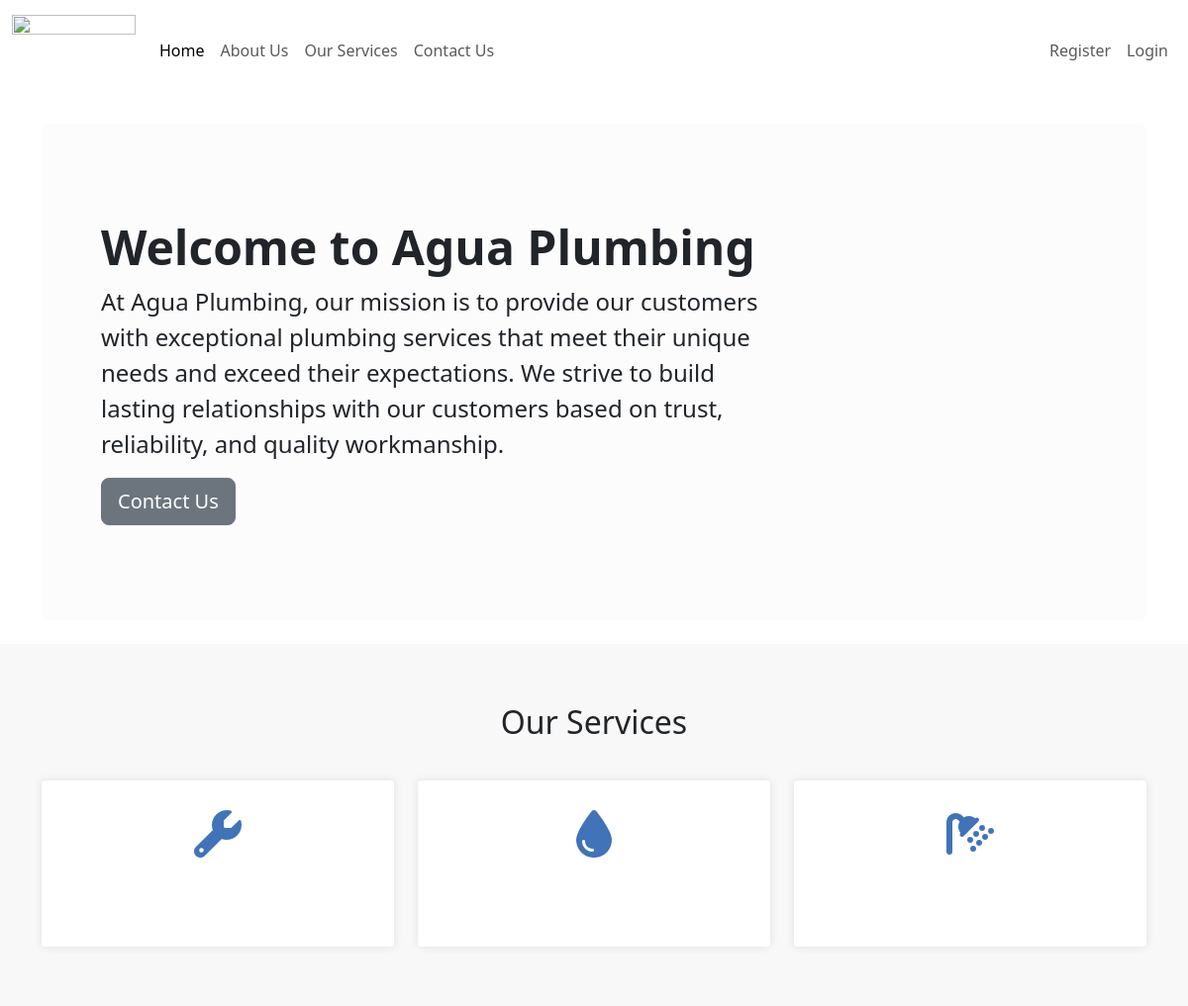
The app's page /, older data.
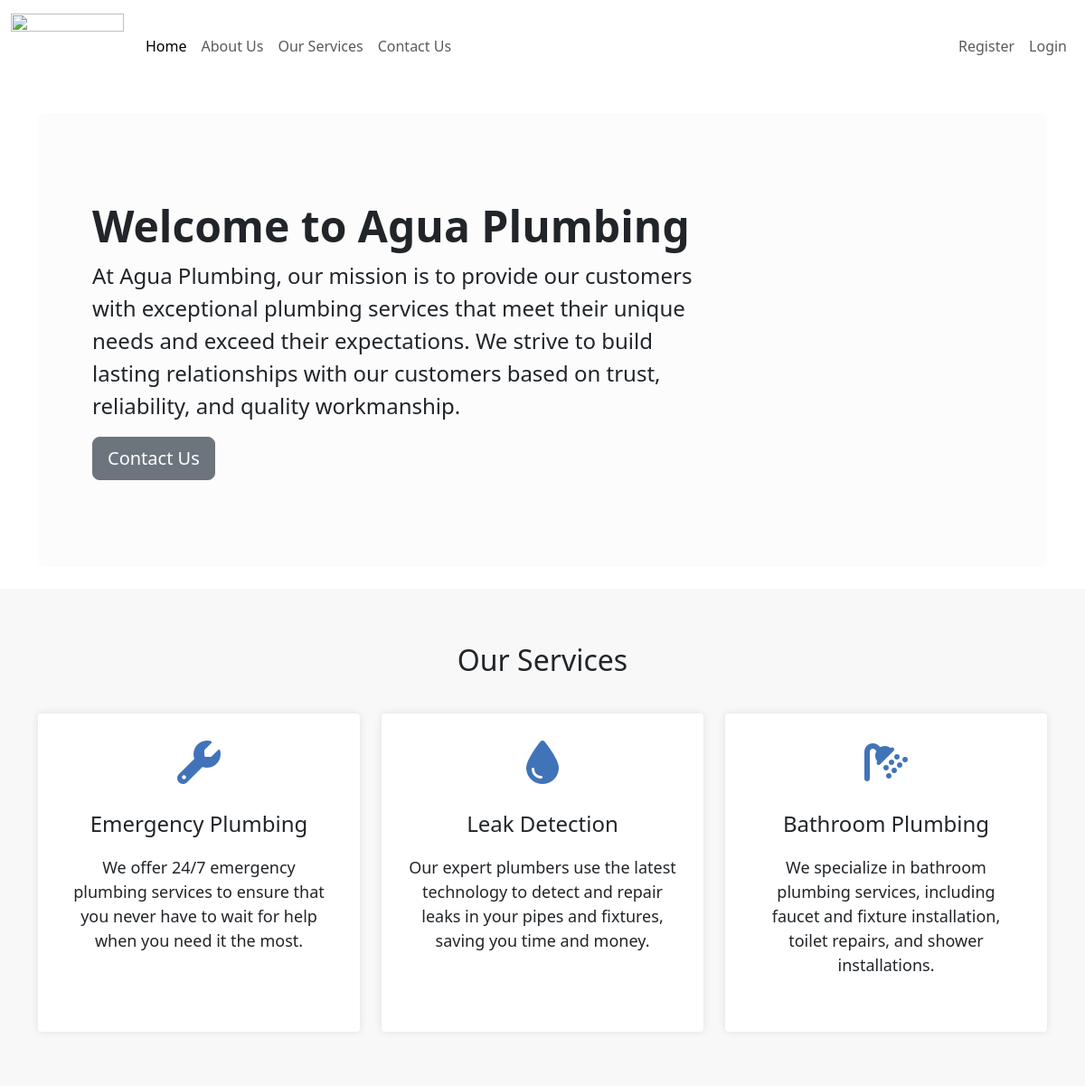
The same page, newer data.
### base/models.py (models this page shows, shortened)
class Service(models.Model):
    title = models.CharField(max_length=100)
    content = RichTextUploadingField(blank=True, null=True)
    author = models.ForeignKey(User, on_delete= models.CASCADE)
    card_number = models.IntegerField(validators=[MaxValueValidator(3)], default=0)
    created_at = models.DateTimeField(auto_now_add= True)
    updated_at = models.DateTimeField(auto_now=True)
    slug = models.SlugField(unique=True, default='new-slug')

### base/views.py (the view, shortened to what this page needs)
# urls.py: 2. Add a URL to urlpatterns:  path('', Home.as_view(), name='home')
class Home(TemplateView):
    template_name = 'home.html'
    def get(self, request):
        context = {}
        services_card_1 = Service.objects.filter(card_number=1)
        services_card_2 = Service.objects.filter(card_number=2)
        services_card_3 = Service.objects.filter(card_number=3)
        context['services_card_1'] = services_card_1
        context['services_card_2'] = services_card_2
        context['services_card_3'] = services_card_3
        return render(request, 'home.html', context)

### base/templates/home.html (shortened to what this page needs)
{% extends "base.html" %}
{% load static %}
{% block content %}
    <div class="container">
        <div class="p-5 my-4 bg-light-subtle rounded-3">
            <div class="container-fluid py-5">
              <h1 class="display-5 fw-bold">Welcome to Agua Plumbing</h1>
              <p class="col-md-8 fs-4">At Agua Plumbing, our mission is to provide our customers with exceptional plumbing services that meet their unique needs and exceed their expectations.
                We strive to build lasting relationships with our customers based on trust, reliability, and quality workmanship.</p>
              <button class="btn btn-secondary btn-lg" type="button">Contact Us</button>
            </div>
        </div>
    </div>
    <section id="services">
        <div class="container">
            <h2>Our Services</h2>
            <div class="row">
                <div class="col-md-4">
                    <div class="service-box h-100">
                        <i class="fa fa-wrench"></i>
                        {% for service in services_card_1 %}
                        <h3>{{service.title}}</h3>
                        <p>{{service.content|safe}}</p>
                        {% endfor %}
                    </div>
                </div>
                <div class="col-md-4">
                    <div class="service-box h-100">
                        <i class="fa fa-tint"></i>
                        {% for service in services_card_2 %}
                        <h3>{{service.title}}</h3>
                        <p>{{service.content|safe}}</p>
                        {% endfor %}
                    </div>
                </div>
                <div class="col-md-4">
                    <div class="service-box h-100">
                        <i class="fa fa-shower"></i>
                        {% for service in services_card_3 %}
                        <h3>{{service.title}}</h3>
                        <p>{{service.content|safe}}</p>
                        {% endfor %}
                    </div>
                </div>
            </div>
        </div>
    </section>
{% endblock content %}

Row changes from the older to the newer data that the page shows:
now on this page (row edited): Service: title "Emergency Plumbing", content "We offer 24/7 emergency plumbing services to ensure that you never have to wait for help when you need it the most.", shown under "Our Services"
added Service: title "Leak Detection", content "Our expert plumbers use the latest technology to detect and repair leaks in your pipes and fixtures, saving you time and money."
added Service: title "Bathroom Plumbing", content "We specialize in bathroom plumbing services, including faucet and fixture installation, toilet repairs, and shower installations."
